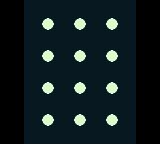

A 2D game scene composited from a Tiled map and its tileset images. What follows is a short description and the map's XML, with every tile layer's data as written:
An orthogonal 20x18 tile map with 8x8 px tiles, 1 tile layer (Tile Layer 1).

<map version="1.11" tiledversion="1.12.2" orientation="orthogonal" renderorder="right-down" width="20" height="18" tilewidth="8" tileheight="8" infinite="0" nextlayerid="2" nextobjectid="1">
 <tileset firstgid="1" source="Remote Tile Sheet.tsx" />
 <layer id="1" name="Tile Layer 1" width="20" height="18">
  <data encoding="csv">
0,0,0,1,1,1,1,1,1,1,1,1,1,1,1,1,1,0,0,0,
0,0,0,1,1,1,1,1,1,1,1,1,1,1,1,1,1,0,0,0,
0,0,0,1,1,3,4,1,1,3,4,1,1,3,4,1,1,0,0,0,
0,0,0,1,1,7,8,1,1,7,8,1,1,7,8,1,1,0,0,0,
0,0,0,1,1,1,1,1,1,1,1,1,1,1,1,1,1,0,0,0,
0,0,0,1,1,1,1,1,1,1,1,1,1,1,1,1,1,0,0,0,
0,0,0,1,1,3,4,1,1,3,4,1,1,3,4,1,1,0,0,0,
0,0,0,1,1,7,8,1,1,7,8,1,1,7,8,1,1,0,0,0,
0,0,0,1,1,1,1,1,1,1,1,1,1,1,1,1,1,0,0,0,
0,0,0,1,1,1,1,1,1,1,1,1,1,1,1,1,1,0,0,0,
0,0,0,1,1,3,4,1,1,3,4,1,1,3,4,1,1,0,0,0,
0,0,0,1,1,7,8,1,1,7,8,1,1,7,8,1,1,0,0,0,
0,0,0,1,1,1,1,1,1,1,1,1,1,1,1,1,1,0,0,0,
0,0,0,1,1,1,1,1,1,1,1,1,1,1,1,1,1,0,0,0,
0,0,0,1,1,3,4,1,1,3,4,1,1,3,4,1,1,0,0,0,
0,0,0,1,1,7,8,1,1,7,8,1,1,7,8,1,1,0,0,0,
0,0,0,1,1,1,1,1,1,1,1,1,1,1,1,1,1,0,0,0,
0,0,0,1,1,1,1,1,1,1,1,1,1,1,1,1,1,0,0,0
</data>
 </layer>
</map>
